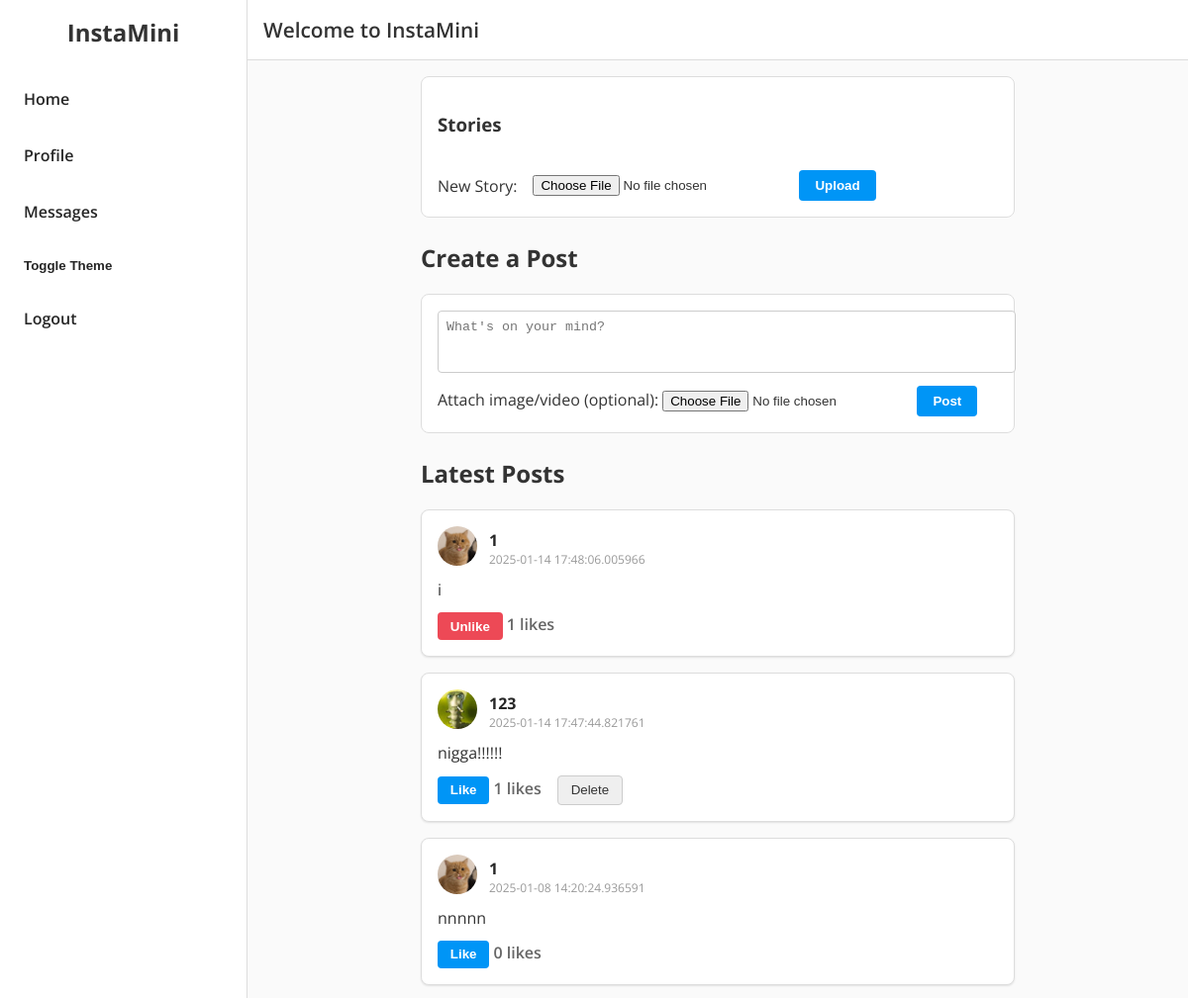
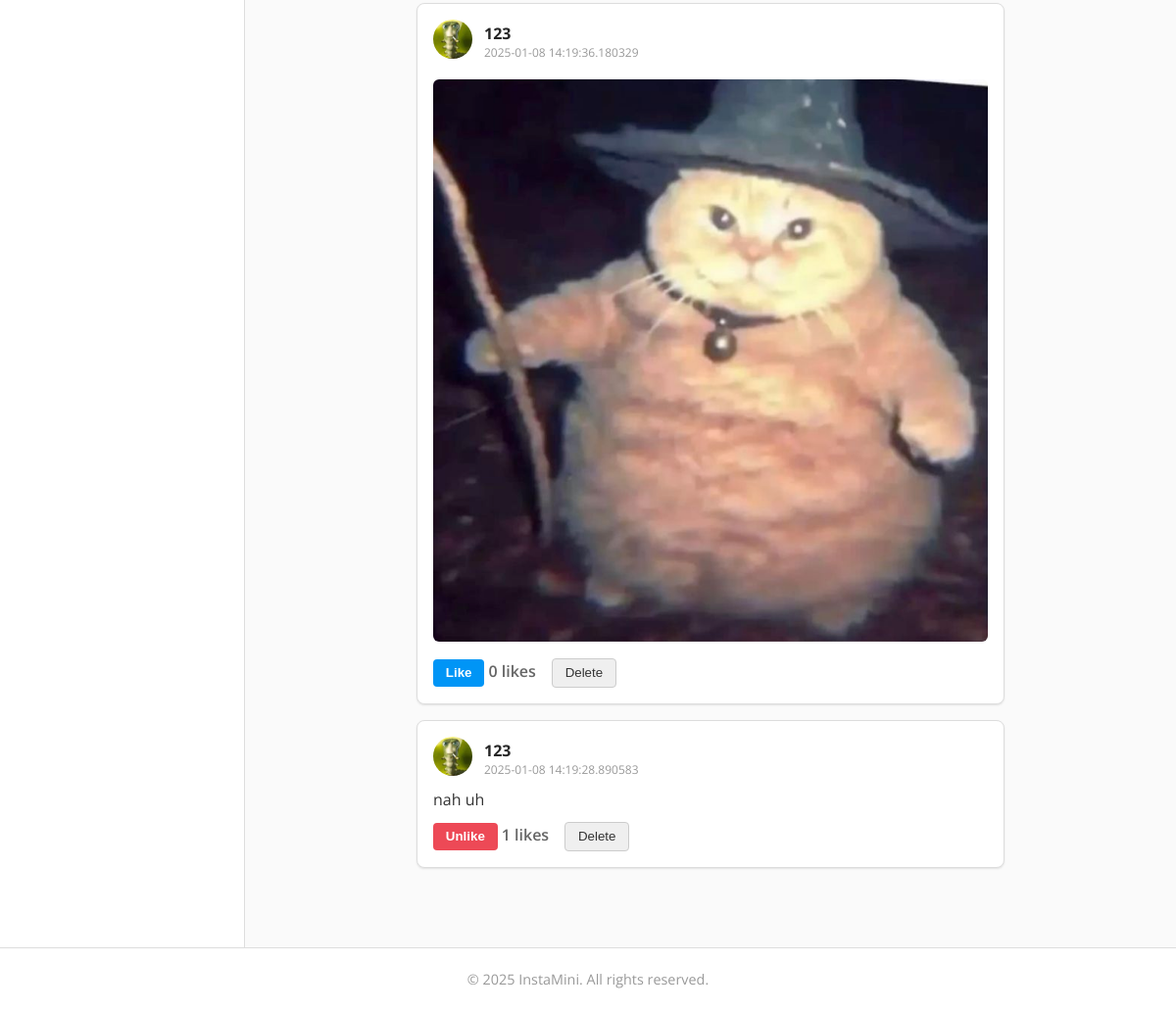
Page /feed (signed in) on the committed database (2 pictures, top to bottom).
### tables this page shows
CREATE TABLE posts (
                id INTEGER PRIMARY KEY AUTOINCREMENT,
                user_id INTEGER NOT NULL,
                content TEXT,
                media_filename TEXT,
                created_at DATETIME NOT NULL,
                FOREIGN KEY(user_id) REFERENCES users(id)
            );

CREATE TABLE users (
                id INTEGER PRIMARY KEY AUTOINCREMENT,
                username TEXT UNIQUE NOT NULL,
                password_hash TEXT NOT NULL,
                profile_picture TEXT,
                bio TEXT,
                theme_preference TEXT DEFAULT 'light'  -- new column for theme
            );

### app.py (the view, shortened to what this page needs)
@app.route("/feed", methods=["GET", "POST"])
def feed():
    user_id = get_current_user_id()
    if not user_id:
        return redirect(url_for("login"))
    conn = get_db_connection()
    cutoff = datetime.now() - timedelta(hours=24)
    stories = conn.execute("""
        SELECT s.id, s.media_filename, s.created_at,
               u.username, u.profile_picture
        FROM stories s
        JOIN users u ON s.user_id = u.id
        WHERE s.created_at >= ?
        ORDER BY s.created_at DESC
    """, (cutoff,)).fetchall()
    raw_posts = conn.execute("""
        SELECT p.*, u.username, u.profile_picture
        FROM posts p
        JOIN users u ON p.user_id = u.id
        ORDER BY p.created_at DESC
    """).fetchall()
    posts = []
    for p in raw_posts:
        like_row = conn.execute(
            "SELECT COUNT(*) AS c FROM likes WHERE post_id=?",
            (p["id"],)
        ).fetchone()
        like_count = like_row["c"] if like_row else 0
        user_like = conn.execute(
            "SELECT id FROM likes WHERE post_id=? AND user_id=?",
            (p["id"], user_id)
        ).fetchone()
        user_has_liked = True if user_like else False
        posts.append({
            "id": p["id"],
            "user_id": p["user_id"],
            "content": p["content"],
            "media_filename": p["media_filename"],
            "created_at": p["created_at"],
            "username": p["username"],
            "profile_picture": p["profile_picture"],
            "like_count": like_count,
            "user_has_liked": user_has_liked
        })
    conn.close()
    current_theme = get_current_theme()
    return render_template("feed.html",
                           stories=stories,
                           posts=posts,
                           current_user_id=user_id,
                           current_theme=current_theme)

### app.py (called while the page is built)
def get_db_connection():
    conn = sqlite3.connect(DATABASE)
    conn.row_factory = sqlite3.Row
    return conn

def get_current_user_id():
    return session.get("user_id")

def get_user_by_id(user_id):
    conn = get_db_connection()
    user = conn.execute("SELECT * FROM users WHERE id=?", (user_id,)).fetchone()
    conn.close()
    return user

def get_current_theme():
    user_id = get_current_user_id()
    if user_id:
        user = get_user_by_id(user_id)
        if user:
            return user["theme_preference"] or "light"
    return "light"

### templates/feed.html (shortened to what this page needs)
{% extends "base.html" %}
{% block content %}
<div class="feed-container animated-fade-in">
  <div class="stories-section">
    <h3>Stories</h3>
    <form method="POST" action="{{ url_for('upload_story') }}" enctype="multipart/form-data" class="story-upload-form">
      <label>New Story:</label>
      <input type="file" name="story_file" accept="image/*,video/*">
      <button type="submit" class="btn-story-upload">Upload</button>
    </form>
  </div>
  <h2>Create a Post</h2>
  <form method="POST" action="{{ url_for('feed') }}" enctype="multipart/form-data" class="post-form">
    <textarea name="content" rows="3" placeholder="What's on your mind?"></textarea>
    <label>Attach image/video (optional):</label>
    <input type="file" name="media_file" accept="image/*,video/*">
    <button type="submit" class="btn-post">Post</button>
  </form>
  <h2>Latest Posts</h2>
  {% for post in posts %}
    <div class="post animated-slide-up">
      <div class="post-header">
        {% if post.profile_picture %}
          <a href="{{ url_for('user_profile', username=post.username) }}">
            <img class="post-profile-pic"
                 src="{{ url_for('static', filename='uploads/' ~ post.profile_picture) }}" alt="Profile">
          </a>
        {% else %}
          <a href="{{ url_for('user_profile', username=post.username) }}">
            <img class="post-profile-pic"
                 src="{{ url_for('static', filename='uploads/default.png') }}" alt="No PFP">
          </a>
        {% endif %}
        <div>
          <div class="post-author">
            <a href="{{ url_for('user_profile', username=post.username) }}">
              {{ post.username }}
            </a>
          </div>
          <div class="post-time">{{ post.created_at }}</div>
        </div>
      </div>
      <div class="post-content">
        <p>{{ post.content }}</p>
        {% if post.media_filename %}
          {% set post_ext = post.media_filename|lower %}
          {% if post_ext.endswith('.png') or post_ext.endswith('.jpg') or post_ext.endswith('.jpeg') or post_ext.endswith('.gif') %}
            <img class="post-media" src="{{ url_for('static', filename='uploads/' ~ post.media_filename) }}" alt="Post Media">
          {% elif post_ext.endswith('.mp4') or post_ext.endswith('.mov') or post_ext.endswith('.avi') %}
            <video class="post-media" src="{{ url_for('static', filename='uploads/' ~ post.media_filename) }}" controls></video>
          {% endif %}
        {% endif %}
      </div>
      <div class="post-actions">
        <form method="POST" action="{{ url_for('like_post', post_id=post.id) }}">
          {% if post.user_has_liked %}
            <button type="submit" class="like-button liked">Unlike</button>
          {% else %}
            <button type="submit" class="like-button">Like</button>
          {% endif %}
          <span class="like-count">{{ post.like_count }} likes</span>
        </form>
        {% if post.user_id == current_user_id %}
          <form method="POST" action="{{ url_for('delete_post', post_id=post.id) }}" style="display: inline;">
            <button type="submit" class="delete-button">Delete</button>
          </form>
        {% endif %}
      </div>
    </div>
  {% endfor %}
</div>
{% endblock %}

### templates/base.html (shortened to what this page needs)
<!DOCTYPE html>
<html lang="en">
<head>
  <link rel="stylesheet" href="{{ url_for('static', filename='style.css') }}">
</head>
<body class="{{ current_theme|default('light') }}-theme">
  <div class="main-container">
    <aside class="sidebar-left">
      <div class="sidebar-brand">
        <h2>InstaMini</h2>
      </div>
      <nav class="sidebar-nav">
        <a href="{{ url_for('feed') }}" class="nav-item">Home</a>
        {% if session.get('username') %}
          <a href="{{ url_for('profile') }}" class="nav-item">Profile</a>
          <a href="{{ url_for('messages_list') }}" class="nav-item">Messages</a>
          <form method="POST" action="{{ url_for('toggle_theme') }}">
            <button class="nav-item nav-button" type="submit">Toggle Theme</button>
          </form>
          <a href="{{ url_for('logout') }}" class="nav-item">Logout</a>
        {% else %}
          <a href="{{ url_for('login') }}" class="nav-item">Login</a>
          <a href="{{ url_for('signup') }}" class="nav-item">Sign Up</a>
        {% endif %}
      </nav>
    </aside>
    <div class="content-wrapper">
      <header>
        <div class="header-title">Welcome to InstaMini</div>
      </header>
      <main>
        {% block content %}{% endblock %}
      </main>
    </div>
  </div>
  <footer>
    <p>© 2025 InstaMini. All rights reserved.</p>
  </footer>
</body>
</html>

### static/style.css (style rules this page uses)
html, body { margin: 0; padding: 0; font-family: 'Open Sans', sans-serif; }
.light-theme { background-color: #fafafa; color: #333; }
.main-container { display: grid; grid-template-columns: 250px 1fr; grid-template-rows: 100vh; }
.sidebar-left { background-color: #fff; border-right: 1px solid #ddd; padding: 1rem; }
.sidebar-brand { text-align: center; margin-bottom: 2rem; }
.sidebar-brand h2 { margin: 0; }
.sidebar-nav .nav-item { display: block; margin: 1.2rem 0; text-decoration: none; font-weight: 600; padding: 0.5rem; border-radius: 6px; transition: background-color 0.2s; color: #262626; }
.nav-button { cursor: pointer; border: none; width: 100%; text-align: left; background: none; font-weight: 600; padding: 0.5rem; margin: 1.2rem 0; }
.content-wrapper { display: flex; flex-direction: column; overflow-y: auto; }
header { background-color: #fff; border-bottom: 1px solid #ddd; padding: 1rem; }
.header-title { font-size: 1.3rem; font-weight: 600; }
main { flex: 1; padding: 1rem; }
footer { text-align: center; padding: 0.5rem; background-color: #fff; font-size: 0.9rem; color: #999; border-top: 1px solid #ddd; }
.feed-container { max-width: 600px; margin: 0 auto; }
.stories-section { background-color: #fff; padding: 1rem; border: 1px solid #ddd; border-radius: 8px; margin-bottom: 1.5rem; }
.story-upload-form { display: flex; gap: 1rem; align-items: center; }
.btn-story-upload, .btn-post { background-color: #0095f6; color: #fff; font-weight: 600; border: none; border-radius: 4px; padding: 0.5rem 1rem; }
.post-form { background-color: #fff; padding: 1rem; border: 1px solid #ddd; border-radius: 8px; margin-bottom: 1.5rem; }
.post-form textarea { width: 100%; resize: none; border-radius: 4px; margin-bottom: 0.5rem; padding: 0.5rem; border: 1px solid #ccc; }
.post { background-color: #fff; border: 1px solid #ddd; border-radius: 8px; margin-top: 1rem; box-shadow: 0 1px 2px rgba(0,0,0,0.1); padding: 1rem; }
.post-header { display: flex; align-items: center; gap: 0.75rem; margin-bottom: 0.5rem; }
.post-profile-pic { width: 40px; height: 40px; border-radius: 50%; object-fit: cover; }
.post-author a { color: #262626; text-decoration: none; font-weight: bold; }
.post-time { font-size: 0.75rem; color: #999; }
.post-content p { margin: 0.5rem 0; }
.post-media { margin-top: 0.5rem; width: 100%; border-radius: 6px; }
.post-actions { display: flex; align-items: center; gap: 1rem; margin-top: 0.75rem; }
.like-button { background-color: #0095f6; border: none; border-radius: 4px; color: #fff; padding: 0.4rem 0.8rem; cursor: pointer; font-weight: 600; }
.liked { background-color: #ed4956; }
.like-count { font-weight: 600; color: #666; }
.delete-button { background-color: #efefef; border: 1px solid #ccc; border-radius: 4px; color: #333; padding: 0.4rem 0.8rem; cursor: pointer; }
.animated-fade-in { animation: fadeIn 0.5s ease forwards; opacity: 0; }
.animated-slide-up { animation: slideUp 0.4s ease forwards; opacity: 0; transform: translateY(20px); }

### rows in the picture
posts: profile_picture (picture), username "1", created_at "2025-01-14 17:48:06.005966", content "i", shows "Unlike", like_count "1"
posts: profile_picture (picture), username "123", created_at "2025-01-14 17:47:44.821761", content "nigga!!!!!!", shows "Like", like_count "1"
posts: profile_picture (picture), username "1", created_at "2025-01-08 14:20:24.936591", content "nnnnn", shows "Like", like_count "0"
posts: profile_picture (picture), username "123", created_at "2025-01-08 14:19:36.180329", media_filename (picture), shows "Like", like_count "0"
posts: profile_picture (picture), username "123", created_at "2025-01-08 14:19:28.890583", content "nah uh", shows "Unlike", like_count "1"
